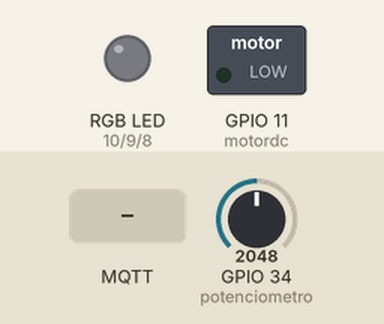
Bench run of a sketch on a simulated ESP32-S3. On the bench: switched loads named in the sketch (green lamp = pin HIGH), an RGB LED mixed from three pins (HIGH = lit). Inputs (shaded band) come from the test bench; at power-on: GPIO 34 (potenciometro) = 2048. WiFi joins after 1.5 s; servers stay silent unless stated; no MQTT or app messages arrive unless stated; what the sketch prints to the serial monitor is not drawn.

Above: at 2.7 s.
2.8 s: MQTT message "1" arrives on the first subscribed topic
At 3.7 s:
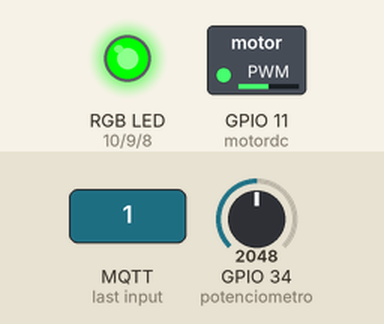
4.3 s: GPIO 34 (potenciometro) set to 2866
At 5.5 s:
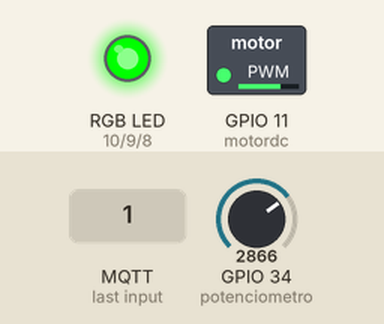
5.8 s: GPIO 34 (potenciometro) set to 2904
At 6.2 s:
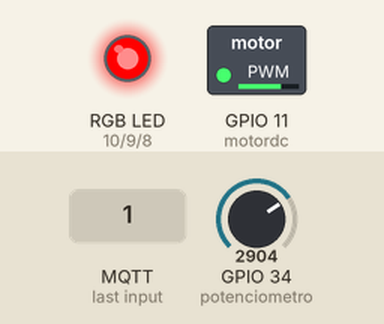
7.3 s: GPIO 34 (potenciometro) set to 3603
At 7.9 s:
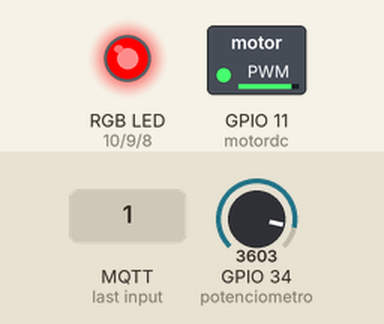
8.8 s: GPIO 34 (potenciometro) set to 1228
At 9.7 s:
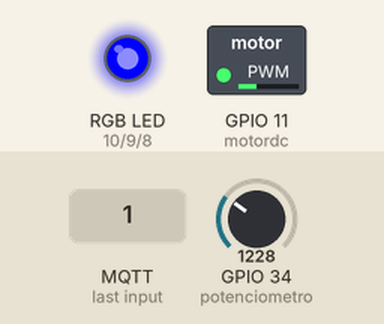
10.3 s: GPIO 34 (potenciometro) set to 491
At 11.6 s:
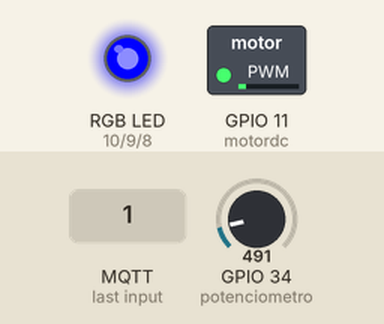
Timing chart, 0 to 12.8 s (numbered marks = the images above; inputs shaded):
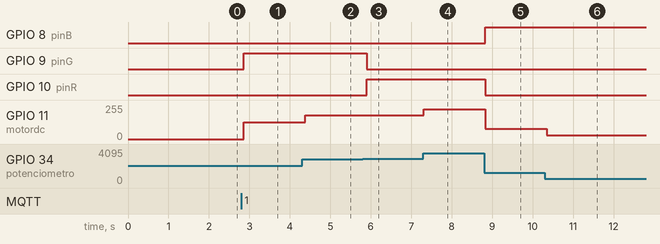

Measured:
- the behaviour switches between 2866 and 2867 on GPIO 34 (potenciometro) (found by bisection; images 2 and 3)
- after the input at 2.8 s, GPIO 9 (pinG): LOW → HIGH after 0.06 s; GPIO 11 (motordc): 0/255 → 127/255 after 0.06 s
- after the input at 4.3 s, GPIO 11 (motordc): 127/255 → 178/255 after 0.08 s
- after the input at 5.8 s, GPIO 9 (pinG): HIGH → LOW after 0.10 s; GPIO 10 (pinR): LOW → HIGH after 0.10 s; GPIO 11 (motordc): 178/255 → 180/255 after 0.10 s
- after the input at 7.3 s, GPIO 11 (motordc): 180/255 → 224/255 at once
- after the input at 8.8 s, GPIO 8 (pinB): LOW → HIGH at once; GPIO 10 (pinR): HIGH → LOW at once; GPIO 11 (motordc): 224/255 → 76/255 at once
- after the input at 10.3 s, GPIO 11 (motordc): 76/255 → 30/255 after 0.05 s

The sketch:

ProbarConTopics.ino
```cpp
#include <WiFi.h>
#include <PubSubClient.h>

// Configuración WiFi y MQTT
const char* ssid = ".a";
const char* password = "ernesto12345678";
const char* mqtt_server = "broker.emqx.io";

WiFiClient esp32Client;
PubSubClient mqttClient(esp32Client);

// Pines para dispositivos
const int pinR = 10;      // Rojo LED RGB
const int pinG = 9;       // Verde LED RGB
const int pinB = 8;       // Azul LED RGB
const int motordc = 11;   // Motor DC
const int potenciometro = 34;  // Potenciómetro (o simulador de temperatura)

bool estado1 = false, estado2 = false; // Estados de operación
int valorslider = 0;  // Valor recibido desde Node-RED (slider)

// Función para inicializar WiFi
void wifiInit() {
    WiFi.begin(ssid, password);
    while (WiFi.status() != WL_CONNECTED) {
        delay(500);
        Serial.print(".");
    }
    Serial.println("\nConectado a WiFi");
}

// Función de callback MQTT
void callback(char* topic, byte* payload, unsigned int length) {
    String message = "";
    for (int i = 0; i < length; i++) {
        message += (char)payload[i];
    }

    // Cambiar de estado (modo automático o manual)
    if (String(topic) == "control/mode") {
        if (message == "1") {
            estado1 = true;
            estado2 = false;
        } else if (message == "2") {
            estado1 = false;
            estado2 = true;
        }
    }
    // Control manual del motor (slider)
    else if (String(topic) == "control/slider" && estado2) {
        valorslider = message.toInt();
        if (valorslider < 0) valorslider = 0;
        if (valorslider > 100) valorslider = 100;
    }
}

// Reconexión MQTT
void reconnect() {
    while (!mqttClient.connected()) {
        if (mqttClient.connect("ESP32Client")) {
            // Suscripciones
            mqttClient.subscribe("control/mode");     // Cambiar de estado
            mqttClient.subscribe("control/slider");  // Control manual del motor
        } else {
            delay(5000);
        }
    }
}

// Configurar pines y comunicación inicial
void setup() {
    Serial.begin(115200);

    // Configurar pines como salidas
    pinMode(pinR, OUTPUT);
    pinMode(pinG, OUTPUT);
    pinMode(pinB, OUTPUT);
    pinMode(motordc, OUTPUT);

    // Inicializar WiFi y MQTT
    wifiInit();
    mqttClient.setServer(mqtt_server, 1883);
    mqttClient.setCallback(callback);
}

// Control RGB según temperatura
void controlarRGB(int temperatura) {
    int valorR = 0, valorG = 0, valorB = 0;

    if (temperatura >= 31) { // Alta temperatura (rojo)
        valorR = 255; valorG = 0; valorB = 0;
    } else if (temperatura >= 21) { // Temperatura media (verde)
        valorR = 0; valorG = 255; valorB = 0;
    } else { // Baja temperatura (azul)
        valorR = 0; valorG = 0; valorB = 255;
    }

    // Aplicar colores al LED RGB
    analogWrite(pinR, valorR);
    analogWrite(pinG, valorG);
    analogWrite(pinB, valorB);

    // Publicar estado del RGB
    String estadoRGB = String(valorR) + "," + String(valorG) + "," + String(valorB);
    mqttClient.publish("status/rgb", estadoRGB.c_str());
}

void loop() {
    if (!mqttClient.connected()) {
        reconnect();
    }
    mqttClient.loop();

    // Modo automático (estado1)
    if (estado1) {
        int lectura = analogRead(potenciometro);  // Leer potenciómetro
        int temperatura = map(lectura, 0, 4095, 10, 40);  // Simular temperatura (10-40 °C)

        // Publicar temperatura simulada
        mqttClient.publish("sensor/temperature", String(temperatura).c_str());

        // Controlar RGB y motor según temperatura
        controlarRGB(temperatura);
        int velocidad = map(lectura, 0, 4095, 0, 255);  // Mapeo para velocidad PWM
        analogWrite(motordc, velocidad);
    }
    // Modo manual (estado2)
    else if (estado2) {
        int velocidad = map(valorslider, 0, 100, 0, 255); // Mapeo del slider a PWM
        analogWrite(motordc, velocidad);

        // Apagar el LED RGB
        analogWrite(pinR, 0);
        analogWrite(pinG, 0);
        analogWrite(pinB, 0);
    }
    // Estado por defecto
    else {
        analogWrite(motordc, 0); // Apagar motor
        analogWrite(pinR, 0);
        analogWrite(pinG, 0);
        analogWrite(pinB, 0); // Apagar LED RGB
    }

    delay(100);
}
```
